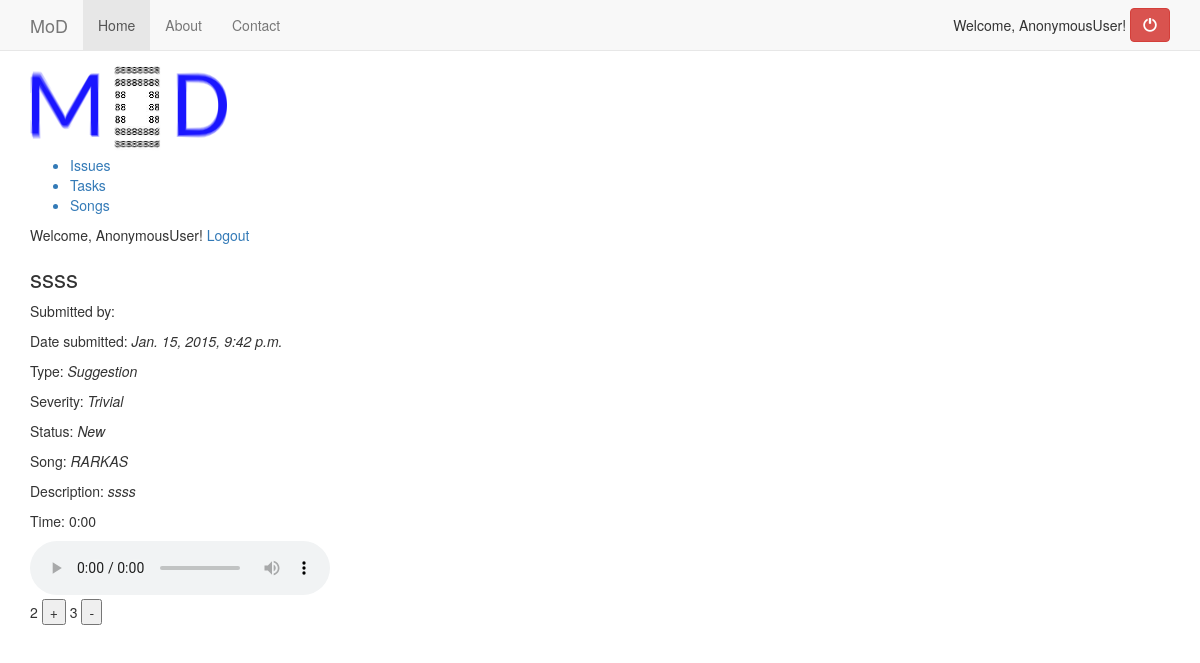
Page /issues/12/ on the committed database.
### issues/models.py (models this page shows, shortened)
class Issue(models.Model):
    def is_new(self):
        return self.status == 'New'
    def timecode(self):
        minutes = self.seconds / 60
        seconds = self.seconds % 60
        return "%d:%02d" % (minutes, seconds)
    is_new.boolean = True
    title = models.CharField(max_length=50)
    description = models.CharField(max_length=1000)
    date = models.DateTimeField('date')
    typeof = models.CharField(max_length=100, choices=TYPE_CHOICES, default='Suggestion')
    severity = models.CharField(max_length = 100, choices=SEVERITY_CHOICES, default='Trivial')
    status = models.CharField(max_length = 50, choices=STATUS_CHOICES, default='New')
    upvotes = models.IntegerField(default=0)
    downvotes = models.IntegerField(default=0)
    song = models.ForeignKey(Song)
    seconds = models.IntegerField(default=0)
    reporter = models.CharField(max_length=30, default='nobody')

class Song(models.Model):
    title = models.CharField(max_length=50, default='')
    notes = models.CharField(max_length=200, default='None')
    url = models.CharField(max_length=500, default='')

### issues/views.py (the view)
# urls.py: url(r'^(?P<pk>\d+)/$', views.DetailView.as_view(), name='detail'),
class DetailView(generic.DetailView):
    model = Issue
    template_name = 'issues/detail.html'

### issues/templates/issues/detail.html (shortened to what this page needs)
{% extends 'issues/base.html' %}
{% load staticfiles %}
{% block body %}
<header id='header'>
    <img src="{% static 'issues/images/mod.png' %}"/>
    <div class='top'>
        <ul>
            <a href="{% url 'issues:index' %}"><li>Issues</li></a>
            <a href="{% url 'issues:task_index' %}"><li>Tasks</li></a>
            <a href="{% url 'issues:song_index' %}"><li>Songs</li></a>
        </ul>
    </div>
    Welcome, {{ user }}!
    <a href="{% url 'issues:logout' %}">Logout</a>
</header>
<div class='details'>
    {% if issue %}
    <h3>{{ issue.title }}</h3>
    <div class='detail'>
        <p>Submitted by: </p>
        <p>Date submitted: <i>{{ issue.date }}</i></p>
        <p>Type: <i>{{ issue.typeof }}</i></p>
        <p>Severity: <i>{{ issue.severity }}</i></p>
        <p>Status: <i>{{ issue.status }}</i></p>
        {% if issue.song.title != 'General' %}
        <p>Song: <i>{{ issue.song.title }}</i></p>
        {% endif %}
        <div class='description'><p>Description: <i>{{ issue.description }}</i></p></div>
        <p>Time: {{ issue.timecode }}</p>
        {% if issue.song.url != '' %}
        <audio controls id="song">
            <source src="{{ issue.song.url }}" type="audio/mpeg">
        </audio>
        {% endif %}
        <form action="{% url 'issues:vote' issue.id %}" method="post">
            <p>{{ issue.upvotes }}
            <input type='submit' class='upvote' name='voteup' value='+'>
            {{ issue.downvotes }}
            <input type='submit' class='downvote' name='votedown' value='-'></p>
        </form>
                {% endif %}
            </div>
        </div>
        {% endblock %}

### rows in the picture
Issue: title "ssss", date "Jan. 15, 2015, 9:42 p.m.", typeof "Suggestion", severity "Trivial", status "New", song "RARKAS", description "ssss", timecode "0:00", upvotes "2", downvotes "3"

### other values in the picture
{{ user }} "AnonymousUser"
